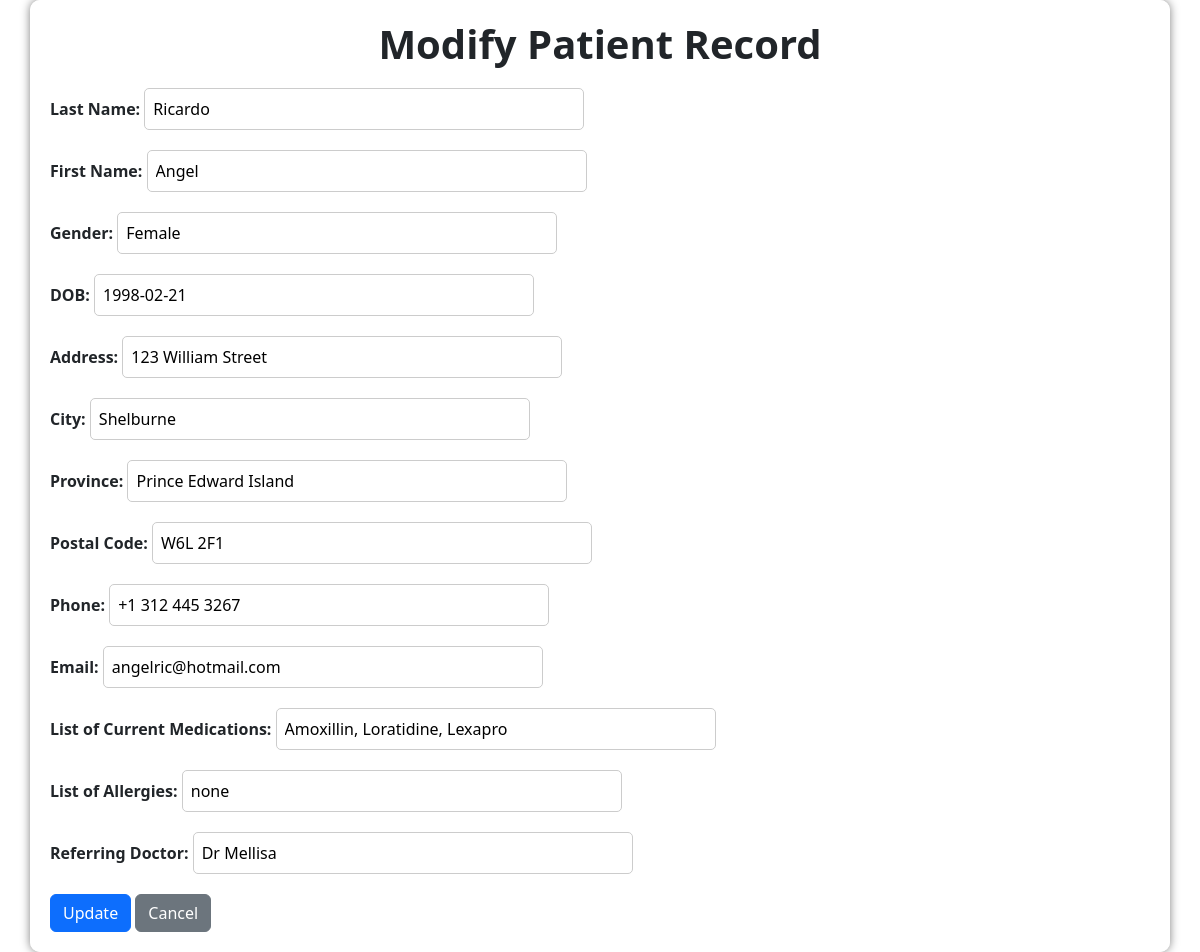
The app's page /modify_patient.php?id=122678 with its own data.
### tables this page shows
CREATE TABLE `patient_records` (
  `unique_patient_id` int(15) NOT NULL,
  `first_name` text NOT NULL,
  `last_name` text NOT NULL,
  `gender` text NOT NULL,
  `DOB` date NOT NULL,
  `Address` text NOT NULL,
  `City` text NOT NULL,
  `Province` text NOT NULL,
  `postal_code` text NOT NULL,
  `Phone` text NOT NULL,
  `Email` text NOT NULL,
  `list_of_current_medications` text NOT NULL,
  `list_of_allergies` text NOT NULL,
  `referring_doctor` text NOT NULL
);

### modify_patient.php (the view, shortened to what this page needs)
<?php
include 'patientdatabase.php';
$patient = [];
if (isset($_GET['id'])) {
    $unique_patient_id = $_GET['id'];
    $sql = "SELECT * FROM patient_records WHERE unique_patient_id = $unique_patient_id";
    $result = mysqli_query($conn, $sql);
    if ($result) {
        $patient = mysqli_fetch_assoc($result);
    }
}
?>
<!DOCTYPE html>
<html lang="en">
<head>
    <link href="https://cdn.jsdelivr.net/npm/bootstrap@5.3.2/dist/css/bootstrap.min.css" rel="stylesheet">
</head>
<body class="bg-img">
    <div class="container">
        <h1 style="text-align: center;">Modify Patient Record</h1>
        <form method="post">
            <div class="form-group">
                <label for="last_name">Last Name:</label>
                <input type="text" name="last_name" id="last_name" value="<?php echo $patient['last_name'] ?? ''; ?>">
            </div>
            <div class="form-group">
                <label for="first_name">First Name:</label>
                <input type="text" name="first_name" id="first_name" value="<?php echo $patient['first_name'] ?? ''; ?>">
            </div>
            <div class="form-group">
                <label for="gender">Gender:</label>
                <input type="text" name="gender" id="gender" value="<?php echo $patient['gender'] ?? ''; ?>">
            </div>
            <div class="form-group">
                <label for="DOB">DOB:</label>
                <input type="text" name="DOB" id="DOB" value="<?php echo $patient['DOB'] ?? ''; ?>">
            </div>
            <div class="form-group">
                <label for="Address">Address:</label>
                <input type="text" name="Address" id="Address" value="<?php echo $patient['Address'] ?? ''; ?>">
            </div>
            <div class="form-group">
                <label for="City">City:</label>
                <input type="text" name="City" id="City" value="<?php echo $patient['City'] ?? ''; ?>">
            </div>
            <div class="form-group">
                <label for="Province">Province:</label>
                <input type="text" name="Province" id="Province" value="<?php echo $patient['Province'] ?? ''; ?>">
            </div>
            <div class="form-group">
                <label for="postal_code">Postal Code:</label>
                <input type="text" name="postal_code" id="postal_code" value="<?php echo $patient['postal_code'] ?? ''; ?>">
            </div>
            <div class="form-group">
                <label for="Phone">Phone:</label>
                <input type="text" name="Phone" id="Phone" value="<?php echo $patient['Phone'] ?? ''; ?>">
            </div>
            <div class="form-group">
                <label for="Email">Email:</label>
                <input type="text" name="Email" id="Email" value="<?php echo $patient['Email'] ?? ''; ?>">
            </div>
            <div class="form-group">
                <label for="list_of_current_medications">List of Current Medications:</label>
                <input type="text" name="list_of_current_medications" id="list_of_current_medications" value="<?php echo $patient['list_of_current_medications'] ?? ''; ?>">
            </div>
            <div class="form-group">
                <label for="list_of_allergies">List of Allergies:</label>
                <input type="text" name="list_of_allergies" id="list_of_allergies" value="<?php echo $patient['list_of_allergies'] ?? ''; ?>">
            </div>
            <div class="form-group">
                <label for="referring_doctor">Referring Doctor:</label>
                <input type="text" name="referring_doctor" id="referring_doctor" value="<?php echo $patient['referring_doctor'] ?? ''; ?>">
            </div>
            <div class="form-group">
                <input type="submit" value="Update" name="update_patient" class="btn btn-primary">
                <a class="btn btn-secondary" href="http://localhost/mhcare/users/welcome.php">Cancel</a>
            </div>
        </form>
    </div>
</body>
</html>

### modify_patient.php (style rules this page uses)
.bg-img { background-image: url('https://www.databankimx.com/wp-content/uploads/meta_upload/Patient-Records-updated.png'); background-position: center; background-repeat: no-repeat; background-size: cover; position: relative; min-height: 100vh; opacity: 3.5; }
.container { position: relative; z-index: 1; padding: 20px; background-color: rgba(255, 255, 255, 0.9); border-radius: 10px; box-shadow: 0 0 10px rgba(0, 0, 0, 0.5); }
.container h1 { font-weight: bold; text-align: center; margin-bottom: 20px; }
.container label { font-weight: bold; }
.container input[type="text"], .container input[type="date"], .container input[type="tel"], .container select { width: 40%; padding: 8px; margin-bottom: 20px; border: 1px solid #ccc; border-radius: 5px; }

### records on screen
patient_records: last_name "Ricardo", first_name "Angel", gender "Female", DOB "1998-02-21", Address "123 William Street", City "Shelburne", Province "Prince Edward Island", postal_code "W6L 2F1", Phone "+1 312 445 3267", Email "angelric@hotmail.com", list_of_current_medications "Amoxillin, Loratidine, Lexapro", list_of_allergies "none", referring_doctor "Dr Mellisa"
